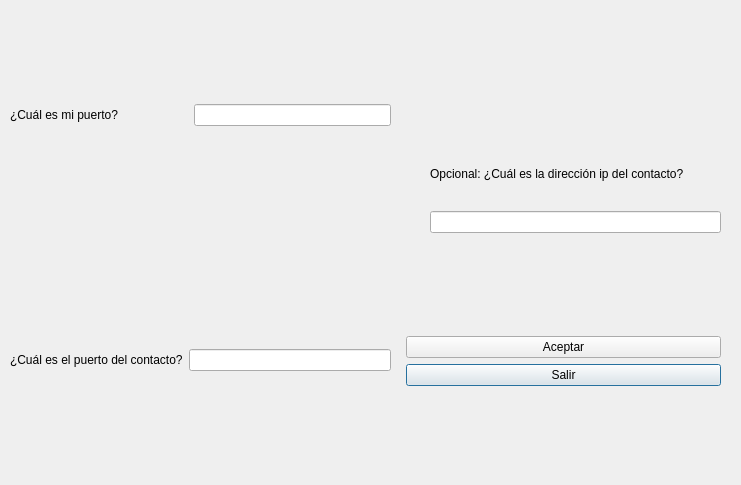
<?xml version="1.0" encoding="UTF-8"?>
<ui version="4.0">
 <class>Chat</class>
 <widget class="QDialog" name="Chat">
  <property name="geometry">
   <rect>
    <x>0</x>
    <y>0</y>
    <width>741</width>
    <height>485</height>
   </rect>
  </property>
  <property name="windowTitle">
   <string>Chat</string>
  </property>
  <widget class="QStackedWidget" name="stackedWidget">
   <property name="geometry">
    <rect>
     <x>0</x>
     <y>0</y>
     <width>741</width>
     <height>481</height>
    </rect>
   </property>
   <property name="currentIndex">
    <number>0</number>
   </property>
   <widget class="QWidget" name="page_2">
    <widget class="QWidget" name="formLayoutWidget">
     <property name="geometry">
      <rect>
       <x>400</x>
       <y>330</y>
       <width>321</width>
       <height>151</height>
      </rect>
     </property>
     <layout class="QFormLayout" name="formLayout_2">
      <item row="5" column="0">
       <layout class="QHBoxLayout" name="horizontalLayout_3"/>
      </item>
      <item row="7" column="1">
       <widget class="QPushButton" name="pushButton">
        <property name="text">
         <string>Salir</string>
        </property>
       </widget>
      </item>
      <item row="6" column="1">
       <widget class="QPushButton" name="pushButton_2">
        <property name="text">
         <string>Aceptar</string>
        </property>
       </widget>
      </item>
     </layout>
    </widget>
    <widget class="QWidget" name="gridLayoutWidget">
     <property name="geometry">
      <rect>
       <x>10</x>
       <y>10</y>
       <width>381</width>
       <height>211</height>
      </rect>
     </property>
     <layout class="QGridLayout" name="gridLayout">
      <item row="0" column="0">
       <widget class="QLabel" name="label_2">
        <property name="minimumSize">
         <size>
          <width>120</width>
          <height>16</height>
         </size>
        </property>
        <property name="text">
         <string>¿Cuál es mi puerto?                     </string>
        </property>
        <property name="scaledContents">
         <bool>false</bool>
        </property>
       </widget>
      </item>
      <item row="0" column="1">
       <widget class="QLineEdit" name="lineEdit_2"/>
      </item>
     </layout>
    </widget>
    <widget class="QWidget" name="gridLayoutWidget_2">
     <property name="geometry">
      <rect>
       <x>10</x>
       <y>240</y>
       <width>381</width>
       <height>241</height>
      </rect>
     </property>
     <layout class="QGridLayout" name="gridLayout_2">
      <item row="0" column="0">
       <widget class="QLabel" name="label_3">
        <property name="text">
         <string>¿Cuál es el puerto del contacto?</string>
        </property>
       </widget>
      </item>
      <item row="0" column="1">
       <widget class="QLineEdit" name="lineEdit_3"/>
      </item>
     </layout>
    </widget>
    <widget class="QWidget" name="gridLayoutWidget_3">
     <property name="geometry">
      <rect>
       <x>430</x>
       <y>160</y>
       <width>291</width>
       <height>91</height>
      </rect>
     </property>
     <layout class="QGridLayout" name="gridLayout_3">
      <item row="2" column="0" rowspan="2">
       <widget class="QLineEdit" name="lineEdit_4"/>
      </item>
      <item row="1" column="0">
       <widget class="QLabel" name="label_4">
        <property name="minimumSize">
         <size>
          <width>120</width>
          <height>16</height>
         </size>
        </property>
        <property name="text">
         <string>Opcional: ¿Cuál es la dirección ip del contacto?</string>
        </property>
        <property name="scaledContents">
         <bool>false</bool>
        </property>
       </widget>
      </item>
     </layout>
    </widget>
    <zorder>formLayoutWidget</zorder>
    <zorder>gridLayoutWidget</zorder>
    <zorder>gridLayoutWidget_2</zorder>
    <zorder>label_3</zorder>
    <zorder>label_3</zorder>
    <zorder>gridLayoutWidget_3</zorder>
   </widget>
   <widget class="QWidget" name="page">
    <widget class="QWidget" name="verticalLayoutWidget">
     <property name="geometry">
      <rect>
       <x>0</x>
       <y>0</y>
       <width>741</width>
       <height>481</height>
      </rect>
     </property>
     <layout class="QVBoxLayout" name="verticalLayout_2">
      <item>
       <widget class="QPlainTextEdit" name="plainTextEdit">
        <property name="readOnly">
         <bool>true</bool>
        </property>
       </widget>
      </item>
      <item>
       <layout class="QHBoxLayout" name="horizontalLayout">
        <item>
         <widget class="QLabel" name="label">
          <property name="text">
           <string>Ingresar
 texto:</string>
          </property>
          <property name="textFormat">
           <enum>Qt::PlainText</enum>
          </property>
          <property name="scaledContents">
           <bool>false</bool>
          </property>
         </widget>
        </item>
        <item>
         <widget class="QLineEdit" name="lineEdit">
          <property name="placeholderText">
           <string>[Escribe aquí el texto]</string>
          </property>
         </widget>
        </item>
       </layout>
      </item>
      <item>
       <layout class="QHBoxLayout" name="horizontalLayout_2">
        <item>
         <widget class="QPushButton" name="Salir">
          <property name="text">
           <string>Salir</string>
          </property>
         </widget>
        </item>
       </layout>
      </item>
     </layout>
    </widget>
    <zorder>verticalLayoutWidget</zorder>
    <zorder>plainTextEdit</zorder>
   </widget>
  </widget>
 </widget>
 <resources/>
 <connections/>
</ui>
